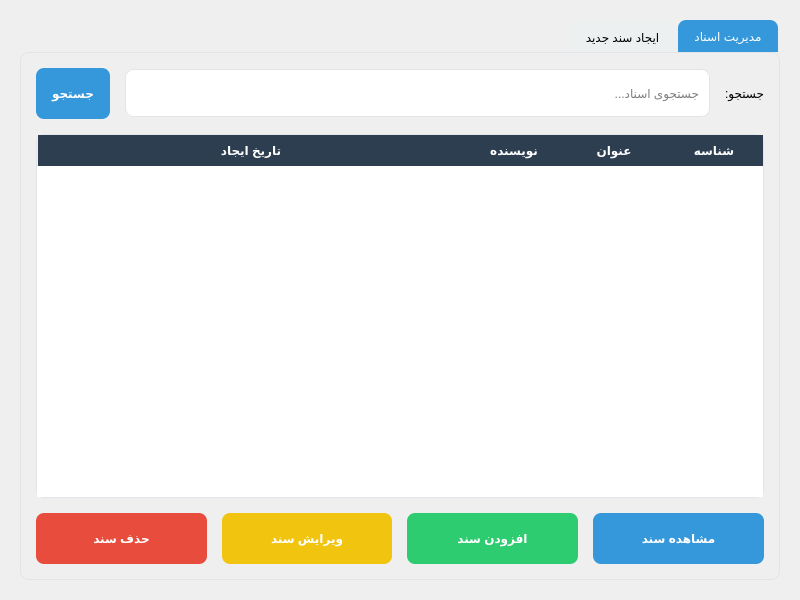
<?xml version="1.0" encoding="UTF-8"?>
<ui version="4.0">
 <class>DocumentManagement</class>
 <widget class="QWidget" name="DocumentManagement">
  <property name="geometry">
   <rect>
    <x>0</x>
    <y>0</y>
    <width>800</width>
    <height>600</height>
   </rect>
  </property>
  <property name="layoutDirection">
   <enum>Qt::RightToLeft</enum>
  </property>
  <property name="styleSheet">
   <string notr="true">QLineEdit, QTextEdit, QComboBox, QDateEdit {
  padding: 8px;
  border: 1px solid #e1e4e8;
  border-radius: 8px;
  background-color: white;
}
QLineEdit, QComboBox, QDateEdit {
  min-height: 30px;
}
QTextEdit {
  min-height: 120px;
}
QTableWidget {
  border: 1px solid #e1e4e8;
  border-radius: 8px;
  alternate-background-color: #f5f8fa;
  gridline-color: #e1e4e8;
}
QHeaderView::section {
  background-color: #2c3e50;
  color: white;
  padding: 6px;
  border: none;
  font-weight: bold;
}
QPushButton {
  border-radius: 8px;
  padding: 8px 16px;
  font-weight: bold;
  min-height: 35px;
}
QPushButton#addButton {
  background-color: #2ecc71;
  color: white;
}
QPushButton#addButton:hover {
  background-color: #27ae60;
}
QPushButton#editButton {
  background-color: #f1c40f;
  color: white;
}
QPushButton#editButton:hover {
  background-color: #f39c12;
}
QPushButton#deleteButton {
  background-color: #e74c3c;
  color: white;
}
QPushButton#deleteButton:hover {
  background-color: #c0392b;
}
QPushButton#searchButton, QPushButton#uploadButton, QPushButton#viewButton {
  background-color: #3498db;
  color: white;
}
QPushButton#searchButton:hover, QPushButton#uploadButton:hover, QPushButton#viewButton:hover {
  background-color: #2980b9;
}
QTabWidget::pane {
  border: 1px solid #e1e4e8;
  border-radius: 8px;
}
QTabBar::tab {
  background-color: #ecf0f1;
  padding: 8px 16px;
  border-top-left-radius: 8px;
  border-top-right-radius: 8px;
  margin-right: 2px;
}
QTabBar::tab:selected {
  background-color: #3498db;
  color: white;
}
QTabBar::tab:!selected {
  margin-top: 2px;
}</string>
  </property>
  <layout class="QVBoxLayout" name="verticalLayout">
   <property name="spacing">
    <number>15</number>
   </property>
   <property name="leftMargin">
    <number>20</number>
   </property>
   <property name="topMargin">
    <number>20</number>
   </property>
   <property name="rightMargin">
    <number>20</number>
   </property>
   <property name="bottomMargin">
    <number>20</number>
   </property>
   <item>
    <widget class="QTabWidget" name="tabWidget">
     <property name="currentIndex">
      <number>0</number>
     </property>
     <widget class="QWidget" name="documentsTab">
      <attribute name="title">
       <string>مدیریت اسناد</string>
      </attribute>
      <layout class="QVBoxLayout" name="verticalLayout_2">
       <property name="spacing">
        <number>15</number>
       </property>
       <property name="leftMargin">
        <number>15</number>
       </property>
       <property name="topMargin">
        <number>15</number>
       </property>
       <property name="rightMargin">
        <number>15</number>
       </property>
       <property name="bottomMargin">
        <number>15</number>
       </property>
       <item>
        <widget class="QWidget" name="searchWidget" native="true">
         <layout class="QHBoxLayout" name="horizontalLayout">
          <property name="spacing">
           <number>15</number>
          </property>
          <property name="leftMargin">
           <number>0</number>
          </property>
          <property name="topMargin">
           <number>0</number>
          </property>
          <property name="rightMargin">
           <number>0</number>
          </property>
          <property name="bottomMargin">
           <number>0</number>
          </property>
          <item>
           <widget class="QLabel" name="searchLabel">
            <property name="text">
             <string>جستجو:</string>
            </property>
           </widget>
          </item>
          <item>
           <widget class="QLineEdit" name="searchEdit">
            <property name="minimumSize">
             <size>
              <width>0</width>
              <height>35</height>
             </size>
            </property>
            <property name="placeholderText">
             <string>جستجوی اسناد...</string>
            </property>
           </widget>
          </item>
          <item>
           <widget class="QPushButton" name="searchButton">
            <property name="text">
             <string>جستجو</string>
            </property>
            <property name="icon">
             <iconset resource="resources.qrc">
              <normaloff>:/icons/modern/search.png</normaloff>:/icons/modern/search.png</iconset>
            </property>
           </widget>
          </item>
         </layout>
        </widget>
       </item>
       <item>
        <widget class="QTableWidget" name="documentTable">
         <property name="alternatingRowColors">
          <bool>true</bool>
         </property>
         <property name="selectionBehavior">
          <enum>QAbstractItemView::SelectRows</enum>
         </property>
         <property name="sortingEnabled">
          <bool>true</bool>
         </property>
         <attribute name="horizontalHeaderStretchLastSection">
          <bool>true</bool>
         </attribute>
         <column>
          <property name="text">
           <string>شناسه</string>
          </property>
         </column>
         <column>
          <property name="text">
           <string>عنوان</string>
          </property>
         </column>
         <column>
          <property name="text">
           <string>نویسنده</string>
          </property>
         </column>
         <column>
          <property name="text">
           <string>تاریخ ایجاد</string>
          </property>
         </column>
        </widget>
       </item>
       <item>
        <widget class="QWidget" name="buttonWidget" native="true">
         <layout class="QHBoxLayout" name="horizontalLayout_3">
          <property name="spacing">
           <number>15</number>
          </property>
          <property name="leftMargin">
           <number>0</number>
          </property>
          <property name="topMargin">
           <number>0</number>
          </property>
          <property name="rightMargin">
           <number>0</number>
          </property>
          <property name="bottomMargin">
           <number>0</number>
          </property>
          <item>
           <widget class="QPushButton" name="viewButton">
            <property name="text">
             <string>مشاهده سند</string>
            </property>
           </widget>
          </item>
          <item>
           <widget class="QPushButton" name="addButton">
            <property name="text">
             <string>افزودن سند</string>
            </property>
            <property name="icon">
             <iconset resource="resources.qrc">
              <normaloff>:/icons/modern/add.png</normaloff>:/icons/modern/add.png</iconset>
            </property>
           </widget>
          </item>
          <item>
           <widget class="QPushButton" name="editButton">
            <property name="text">
             <string>ویرایش سند</string>
            </property>
            <property name="icon">
             <iconset resource="resources.qrc">
              <normaloff>:/icons/modern/edit.png</normaloff>:/icons/modern/edit.png</iconset>
            </property>
           </widget>
          </item>
          <item>
           <widget class="QPushButton" name="deleteButton">
            <property name="text">
             <string>حذف سند</string>
            </property>
            <property name="icon">
             <iconset resource="resources.qrc">
              <normaloff>:/icons/modern/delete.png</normaloff>:/icons/modern/delete.png</iconset>
            </property>
           </widget>
          </item>
         </layout>
        </widget>
       </item>
      </layout>
     </widget>
     <widget class="QWidget" name="createDocumentTab">
      <attribute name="title">
       <string>ایجاد سند جدید</string>
      </attribute>
      <layout class="QVBoxLayout" name="verticalLayout_3">
       <property name="spacing">
        <number>15</number>
       </property>
       <property name="leftMargin">
        <number>15</number>
       </property>
       <property name="topMargin">
        <number>15</number>
       </property>
       <property name="rightMargin">
        <number>15</number>
       </property>
       <property name="bottomMargin">
        <number>15</number>
       </property>
       <item>
        <layout class="QFormLayout" name="formLayout">
         <property name="horizontalSpacing">
          <number>15</number>
         </property>
         <property name="verticalSpacing">
          <number>15</number>
         </property>
         <item row="0" column="0">
          <widget class="QLabel" name="titleLabel">
           <property name="text">
            <string>عنوان:</string>
           </property>
          </widget>
         </item>
         <item row="0" column="1">
          <widget class="QLineEdit" name="titleEdit">
           <property name="placeholderText">
            <string>عنوان سند را وارد کنید</string>
           </property>
          </widget>
         </item>
         <item row="1" column="0">
          <widget class="QLabel" name="categoryLabel">
           <property name="text">
            <string>دسته‌بندی:</string>
           </property>
          </widget>
         </item>
         <item row="1" column="1">
          <widget class="QComboBox" name="categoryCombo">
           <property name="minimumSize">
            <size>
             <width>0</width>
             <height>35</height>
            </size>
           </property>
           <item>
            <property name="text">
             <string>رسمی</string>
            </property>
           </item>
           <item>
            <property name="text">
             <string>داخلی</string>
            </property>
           </item>
           <item>
            <property name="text">
             <string>اداری</string>
            </property>
           </item>
           <item>
            <property name="text">
             <string>مالی</string>
            </property>
           </item>
           <item>
            <property name="text">
             <string>سایر</string>
            </property>
           </item>
          </widget>
         </item>
         <item row="2" column="0">
          <widget class="QLabel" name="contentLabel">
           <property name="text">
            <string>محتوا:</string>
           </property>
          </widget>
         </item>
         <item row="2" column="1">
          <widget class="QTextEdit" name="contentEdit">
           <property name="placeholderText">
            <string>محتوای سند را وارد کنید...</string>
           </property>
          </widget>
         </item>
         <item row="3" column="0">
          <widget class="QLabel" name="uploadLabel">
           <property name="text">
            <string>پیوست:</string>
           </property>
          </widget>
         </item>
         <item row="3" column="1">
          <layout class="QHBoxLayout" name="attachmentLayout">
           <property name="spacing">
            <number>10</number>
           </property>
           <item>
            <widget class="QLineEdit" name="attachmentEdit">
             <property name="readOnly">
              <bool>true</bool>
             </property>
             <property name="placeholderText">
              <string>فایلی انتخاب نشده است</string>
             </property>
            </widget>
           </item>
           <item>
            <widget class="QPushButton" name="uploadButton">
             <property name="text">
              <string>انتخاب فایل</string>
             </property>
            </widget>
           </item>
          </layout>
         </item>
        </layout>
       </item>
       <item>
        <layout class="QHBoxLayout" name="saveLayout">
         <property name="spacing">
          <number>15</number>
         </property>
         <item>
          <spacer name="horizontalSpacer">
           <property name="orientation">
            <enum>Qt::Horizontal</enum>
           </property>
           <property name="sizeHint" stdset="0">
            <size>
             <width>40</width>
             <height>20</height>
            </size>
           </property>
          </spacer>
         </item>
         <item>
          <widget class="QPushButton" name="saveButton">
           <property name="minimumSize">
            <size>
             <width>150</width>
             <height>40</height>
            </size>
           </property>
           <property name="styleSheet">
            <string notr="true">background-color: #2ecc71;
color: white;</string>
           </property>
           <property name="text">
            <string>ذخیره سند</string>
           </property>
          </widget>
         </item>
         <item>
          <widget class="QPushButton" name="cancelButton">
           <property name="minimumSize">
            <size>
             <width>150</width>
             <height>40</height>
            </size>
           </property>
           <property name="styleSheet">
            <string notr="true">background-color: #e74c3c;
color: white;</string>
           </property>
           <property name="text">
            <string>انصراف</string>
           </property>
          </widget>
         </item>
        </layout>
       </item>
      </layout>
     </widget>
    </widget>
   </item>
  </layout>
 </widget>
 <resources>
  <include location="resources.qrc"/>
 </resources>
 <connections/>
</ui> 
